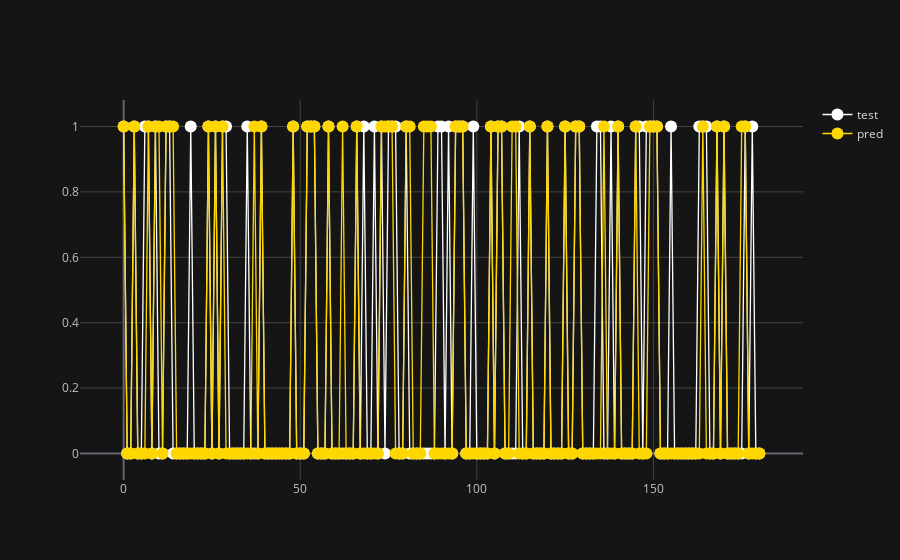

The notebook cell this image was saved under:
### Code cell
data = {'test':y_test.values.ravel(),'pred':pred.ravel(),'number':np.arange(0,len(y_test))}
pt = pd.DataFrame(data) 

pt.iplot(
            kind='scatter',
            x='number',
            y=['test','pred'], 
           color=['white','gold'],
         theme='solar',
         mode='lines+markers'
          )

### Figure 1 — Plotly figure (JSON) as saved in the notebook; plotly's stock layout.template omitted (floating-point values rounded to 4 significant figures; data arrays with more than 128 entries replaced by an {"elided": "..."} marker saying what was removed)
{"data": [{"name": "test", "text": "", "y": {"elided": "181 int values"}, "mode": "lines+markers", "marker": {"symbol": "circle", "size": 12}, "x": {"elided": "181 int values"}, "line": {"color": "rgba(255, 255, 255, 1.0)", "dash": "solid", "shape": "linear", "width": 1.3}, "type": "scatter"}, {"name": "pred", "text": "", "y": {"elided": "181 int values"}, "mode": "lines+markers", "marker": {"symbol": "circle", "size": 12}, "x": {"elided": "181 int values"}, "line": {"color": "rgba(255, 215, 0, 1.0)", "dash": "solid", "shape": "linear", "width": 1.3}, "type": "scatter"}], "layout": {"title": {"font": {"color": "#D9D9D9"}}, "paper_bgcolor": "#151516", "plot_bgcolor": "#151516", "yaxis": {"tickfont": {"color": "#C2C2C2"}, "zerolinecolor": "#666570", "title": {"text": "", "font": {"color": "#D9D9D9"}}, "gridcolor": "#434343", "showgrid": true}, "xaxis": {"tickfont": {"color": "#C2C2C2"}, "zerolinecolor": "#666570", "title": {"text": "", "font": {"color": "#D9D9D9"}}, "gridcolor": "#434343", "showgrid": true}, "legend": {"bgcolor": "#151516", "font": {"color": "#D9D9D9"}}}}
